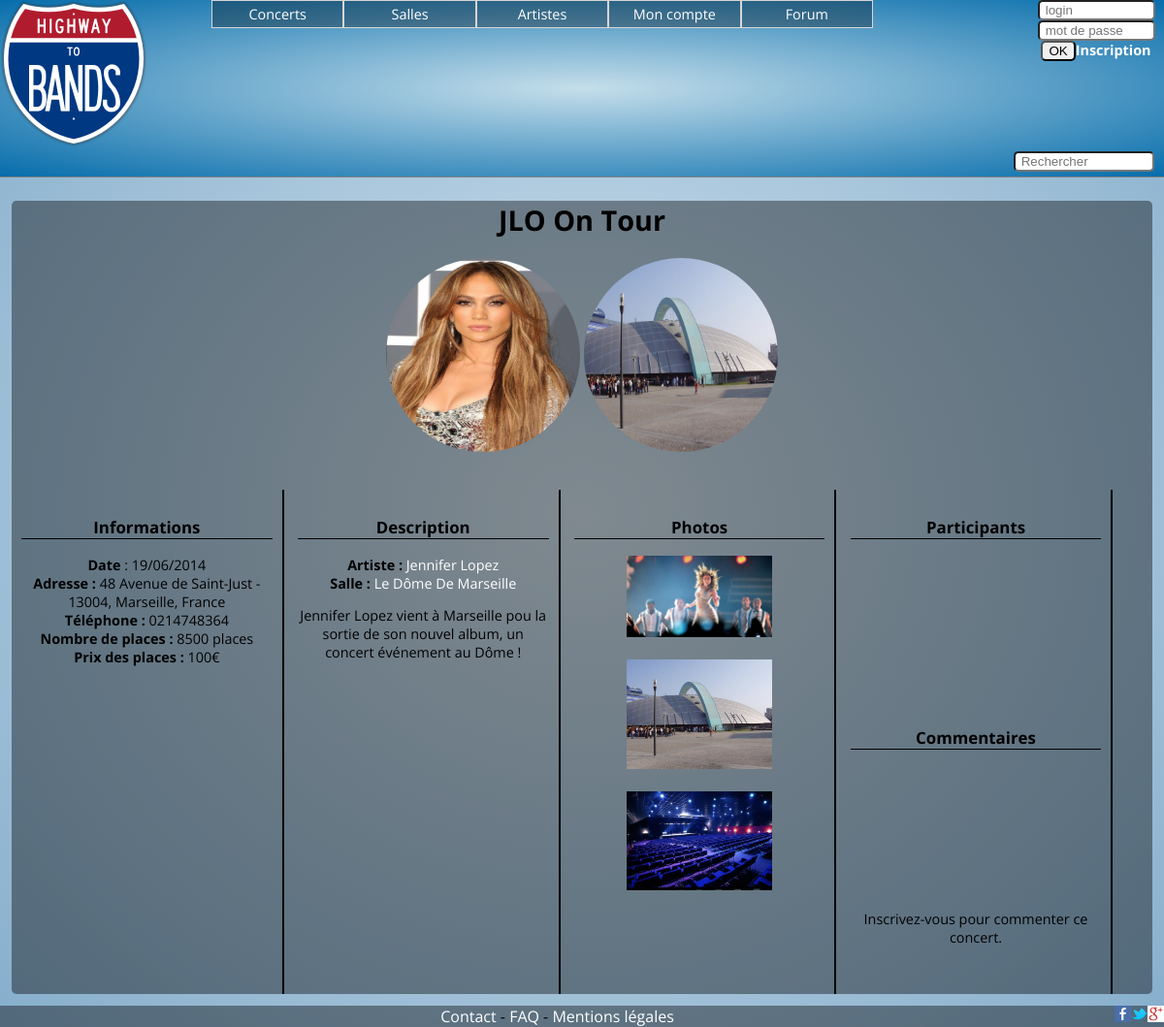
/HTB/index.php?page=concert&id=44, run on the app's committed database.
### tables this page shows
CREATE TABLE IF NOT EXISTS `concert` (
  `id` int(11) NOT NULL AUTO_INCREMENT,
  `artiste` varchar(45) DEFAULT NULL,
  `salle` varchar(45) DEFAULT NULL,
  `date` date DEFAULT NULL,
  `description` varchar(255) DEFAULT NULL,
  `price` int(11) DEFAULT NULL,
  `name` varchar(255) DEFAULT NULL,
  `valider` int(11) DEFAULT NULL,
  `artiste_id` int(11) DEFAULT NULL,
  `salle_id` int(11) DEFAULT NULL,
  PRIMARY KEY (`id`)
);

CREATE TABLE IF NOT EXISTS `artiste` (
  `id` int(11) NOT NULL AUTO_INCREMENT,
  `login` varchar(45) DEFAULT NULL,
  `password` varchar(255) DEFAULT NULL,
  `name` varchar(45) DEFAULT NULL,
  `style` varchar(45) DEFAULT NULL,
  `description` text,
  `mail` varchar(45) DEFAULT NULL,
  `photo` varchar(255) DEFAULT NULL,
  PRIMARY KEY (`id`),
  UNIQUE KEY `login_UNIQUE` (`login`)
);

CREATE TABLE IF NOT EXISTS `salle` (
  `id` int(11) NOT NULL AUTO_INCREMENT,
  `login` varchar(45) DEFAULT NULL,
  `password` varchar(255) DEFAULT NULL,
  `name` varchar(45) DEFAULT NULL,
  `capacity` int(11) DEFAULT NULL,
  `zipcode` varchar(20) DEFAULT NULL,
  `mail` varchar(45) DEFAULT NULL,
  `phone` varchar(20) DEFAULT NULL,
  `adress` varchar(45) DEFAULT NULL,
  `description` text,
  `hours` varchar(45) DEFAULT NULL,
  `photo` varchar(255) DEFAULT NULL,
  `voie` varchar(255) DEFAULT NULL,
  `ville` varchar(255) DEFAULT NULL,
  `pays` varchar(255) DEFAULT NULL,
  `numero` int(11) DEFAULT NULL,
  `departement` int(11) DEFAULT NULL,
  PRIMARY KEY (`id`),
  UNIQUE KEY `Pseudo_UNIQUE` (`login`)
);

CREATE TABLE IF NOT EXISTS `photo` (
  `id` int(11) NOT NULL AUTO_INCREMENT,
  `name` varchar(45) DEFAULT NULL,
  `date` varchar(45) DEFAULT NULL,
  `artiste_id` int(11) DEFAULT NULL,
  `salle_id` int(11) DEFAULT NULL,
  `concert_id` int(11) DEFAULT NULL,
  `fichier` varchar(255) DEFAULT NULL,
  `artiste` varchar(50) DEFAULT NULL,
  `salle` varchar(50) DEFAULT NULL,
  PRIMARY KEY (`id`),
  KEY `fk_photo_artiste1_idx` (`artiste_id`),
  KEY `fk_photo_salle1_idx` (`salle_id`),
  KEY `fk_photo_concert1_idx` (`concert_id`)
);

### HTB/modeles/concert.php (called while the page is built, shortened)
<?php
function info_concert($id){
	global $bdd;
$res = "SELECT * from concert where id ='$id'";
$req = $bdd-> query($res) or die(print_r($bdd->errorInfo()));
 	$data = $req-> fetch();
 	return $data;
}
function info_artiste_concert($id){
	global $bdd;
	$result=$bdd->query("SELECT * FROM artiste WHERE id='$id'");
	$res = $result-> fetch();
	return $res;
}
function info_salle_concert($id){
	global $bdd;
	$result=$bdd->query("SELECT * FROM salle WHERE id='$id'");
	$res = $result-> fetch();
	return $res;
}
?>

### HTB/modeles/photo.php (called while the page is built, shortened)
<?php
function liste_photo_artiste($artiste_id){
	global $bdd;
$res = "SELECT * from photo where artiste_id='$artiste_id'";
$req = $bdd-> query($res) or die(print_r($bdd->errorInfo()));
 	 	return $req;
}
function liste_photo_salle($salle_id){
	global $bdd;
$res = "SELECT * from photo where salle_id='$salle_id'";
$req = $bdd-> query($res) or die(print_r($bdd->errorInfo()));
 	 	return $req;
}
?>

### HTB/vues/concert.php (the view, shortened to what this page needs)
<!DOCTYPE html>
<html>
<head>
	<link rel="stylesheet" href="css/event_style.css" />
</head>
<body>
	<?php include 'controleurs/header.php' ?>
		<div id="contenu">
			<div id="banniere"><h1><?php echo ($data['name']); ?></h1>
				<a href="index.php?page=artiste&id=<?php echo $info_artiste['id']; ?>&name=<?php echo $info_artiste['name']; ?>"><img src="img/artistes/<?php echo ($info_artiste['photo']); ?>"/></a>
				<a href="index.php?page=salle&id=<?php echo $info_salle['id']; ?>&name=<?php echo $info_salle['name']; ?>"><img src="img/salles/<?php echo ($info_salle['photo']); ?>"/></a>
			</div>
			<div class="article">
				<h3>Informations</h3>
				<div class="actu">
					<strong>Date</strong> : <?php echo $date->format('d/m/Y'); ?></br>
					<strong>Adresse : </strong><?php echo ($info_salle['numero']); ?> <?php echo ($info_salle['voie']); ?> - <?php echo ($info_salle['zipcode']); ?>, <?php echo ($info_salle['ville']); ?>, <?php echo ($info_salle['pays']); ?></br>
					<strong>Téléphone : </strong><?php echo ($info_salle['phone']); ?></br>
					<strong>Nombre de places : </strong><?php echo ($info_salle['capacity']); ?> places</br>
					<strong>Prix des places : </strong><?php echo ($data['price']); ?>€</br>
				</div>
				<center><iframe
					width="100%"
					height="200px"
					frameborder="0" style="border:0"
					src="https://www.google.com/maps/embed/v1/place?key=AIzaSyCTQZ5rKhEnDfS2LJiU-hmV-DuCWpql02k
					&q=<?php echo ($info_salle['numero']); ?>+<?php echo ($info_salle['voie']); ?>+<?php echo ($info_salle['ville']); ?>+<?php echo ($info_salle['zipcode']); ?>+<?php echo ($info_salle['pays']); ?>&maptype=satellite">
				</iframe><br /></center>
		</div>
		<div class="article">
			<h3>Description</h3>
			<strong>Artiste :</strong> <a href="index.php?page=artiste&id=<?php echo $info_artiste['id']; ?>&name=<?php echo $info_artiste['name']; ?>"><?php echo ($info_artiste['name']); ?></a></br>
			<strong>Salle : </strong><a href="index.php?page=salle&id=<?php echo $info_salle['id']; ?>&name=<?php echo $info_salle['name']; ?>"><?php echo ($info_salle['name']); ?></a></br>
			<div class="actu"><p><?php echo ($data['description']); ?></p></div>
		</div>
		<div class="article">
			<div class="sous_article">
				<h3>Photos</h3>
				<div class="actu3">
				<?php
				while ($photos = $photo_artiste->fetch())
				{
					?>
					<center><a href="files/images/<?php echo $photos['fichier']; ?>"><center><img width=150 src="files/images/<?php echo $photos['fichier']; ?>"></a></center></br>
					<?php
				}
				while ($photos = $photo_salle->fetch())
				{
					?>
					<center><a href="files/images/<?php echo $photos['fichier']; ?>"><center><img width=150 src="files/images/<?php echo $photos['fichier']; ?>"></a></center></br>
					<?php
				}
				?>
			</div>
		</div>
	</div>
	<div class="article">
		<div class="sous_article2">
			<h3>Participants</h3>
		</div>
		<div class="sous_article2">
			<h3>Commentaires</h3>
			<div class="actu2">
			</div>
			<div class="ecrire">
				<?php if(isset($_SESSION['statut'])){
					if($_SESSION['statut']=='membre'){
						?>
						<form name="comment" action="index.php?page=commentaire" method="post">
							<input type="hidden" name="page" value="concert">
							<input type="hidden" name="concert_id" value="<?php echo ($data['id']); ?>">
							<input type="hidden" name="concert_name" value="<?php echo ($data['name']); ?>">
							<textarea name=commentaire rows=2 cols=30></textarea>
							<center><INPUT type="submit" name="bouton" value="Envoyer le commentaire"></center>
						</form>
						<?php }
					}else{
						echo("</br>Inscrivez-vous pour commenter ce concert.");
					}
					?>
				</div>
			</div>
		</div>
	</div>
	<?php include 'footer.php' ?>
</body>
</html>

### HTB/css/event_style.css (style rules this page uses)
#banniere { width: 100%; text-align: center; font-size: 0.9em; margin-bottom: 3%; color: black; vertical-align: center; }
#banniere img { overflow: hidden; -webkit-border-radius:100px; -moz-border-radius: 50px; border-radius: 100px; width: 200px; height: 200px; }
.article { text-align: center; display: inline-block; width: 22%; height: 500px; padding: 10px; color: black; font-size: 0.9em; margin : auto; vertical-align: top; border-right: 2px solid black; }
h3 { text-align: center; border-bottom: 1px solid black; }
.sous_article { height: 100%; }
.sous_article2 { height: 40%; }
#contenu { margin-left: 1%; margin-right: 1%; border-radius: 5px; background-color: rgba(0, 0, 0, 0.4); display: block; }
.actu3 { overflow-y: scroll; overflow: auto; max-height: 90%; }
.actu2 { font-size: 0.8em; overflow-y: scroll; overflow: auto; height: 65%; }
.ecrire { min-height: 30%; }

### HTB/css/header_style.css (style rules this page uses)
html, body { margin: 0; padding: 0; font-family: 'Open Sans', sans-serif; background: rgb(212,228,239); background: -moz-radial-gradient(center, ellipse cover, rgba(212,228,239,1) 0%, rgba(134,174,204,1) 100%); background: -webkit-gradient(radial, center center, 0px, center center, 100%, color-stop(0%,rgba(212,228,239,1)), color-stop(100%,rgba(134,174,204,1))); background: -webkit-radial-gradient(center, ellipse cover, rgba(212,228,239,1) 0%,rgba(134,174,204,1) 100%); background: -o-radial-gradient(center, ellipse cover, rgba(212,228,239,1) 0%,rgba(134,174,204,1) 100%); background: -ms-radial-gradient(center, ellipse cover, rgba(212,228,239,1) 0%,rgba(134,174,204,1) 100%); background: radial-gradient(ellipse at center, rgba(212,228,239,1) 0%,rgba(134,174,204,1) 100%); background-size: cover; }
a { text-decoration: none; color: white; }

### data on the page
concert: name "JLO On Tour", date "19/06/2014", price "100", description "Jennifer Lopez vient à Marseille pou la sortie de son nouvel album, un concert événement au Dôme !"
artiste: photo (picture), name "Jennifer Lopez"
salle: photo (picture), numero "48", voie "Avenue de Saint-Just", zipcode "13004", ville "Marseille", pays "France", phone "0214748364", capacity "8500", name "Le Dôme De Marseille"
photo: fichier (picture)
photo: fichier (picture)
photo: fichier (picture)
